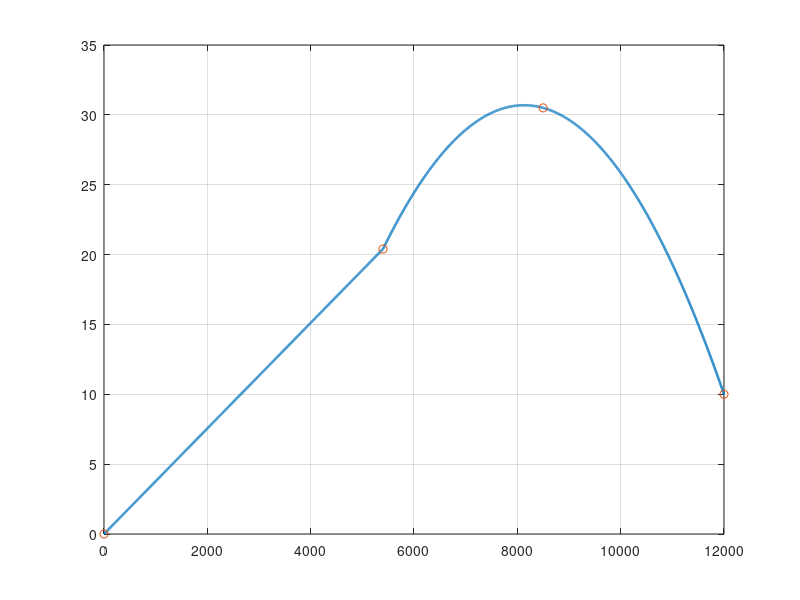

This chart was generated by the following MATLAB code: (Note: this script raises an error after producing the figure.)
function torque_fn = TorqueSpline(tq0, tqL, tqP, tqH)

if nargin < 4
    tq0 = 0;
    tqL = 20.4;
    tqP = 30.5;
    tqH = 10;
end

params.r0           = 0;          
params.tq0          = tq0;          
params.rL           = 5400;       % low→mid boundary RPM
params.tqL          = tqL;       % torque at rL
params.rPeak        = 8500;      % midrange peak RPM
params.tqPeak       = tqP;      % torque at midrange peak
params.rH           = 12000;      % high-end boundary RPM
params.tqH          = tqH;       % torque at rH
params.mid_linearity= 0.65;       % 0 = straight line mid, 1 = very bowed

[rFine_param, tqFine_param, eval_param] = make_torque_curve(params, [0, 12000]);

torque_fn = [rFine_param; tqFine_param];

figure;hold on; grid on; box on
plot(rFine_param, tqFine_param, '-', 'LineWidth',1.8, 'DisplayName','Param curve');
plot([params.r0, params.rL, params.rPeak, params.rH], ...
     [params.tq0, params.tqL, params.tqPeak, params.tqH], 'o', ...
     'DisplayName','Anchors');
xline(params.rL, '--', 'Low→Mid','HandleVisibility','off');
xline(params.rPeak, ':', 'Peak','HandleVisibility','off');
xline(params.rH, '--', 'High boundary','HandleVisibility','off');
xlabel('RPM'); ylabel('Torque');
title('Parametrized Torque Curve (3 segments)');
legend('Location','best');


function [rFine, tqFine, eval_fn] = make_torque_curve(p, rRange)
    assert(p.r0 <= p.rL && p.rL < p.rPeak && p.rPeak <= p.rH, ...
        'Must satisfy r0 ≤ rL < rPeak ≤ rH');

    N = max(2000, round((rRange(2)-rRange(1))/5));
    rFine = linspace(rRange(1), rRange(2), N).';
    anchors = unique([p.r0; p.rL; p.rPeak; p.rH]);
    rFine = unique([rFine; anchors]);  

    isLow  = rFine <= p.rL;
    tqFine = zeros(size(rFine));
    tqFine(isLow) = lerp_line(rFine(isLow), p.r0, p.tq0, p.rL, p.tqL);

    cx = 0.5*(p.rL + p.rPeak);          
    line_mid_tq = 0.5*(p.tqL + p.tqPeak);
    bow = (p.tqPeak - p.tqL) * (0.65 * p.mid_linearity);
    cy  = line_mid_tq + bow;
   

    isBez  = rFine >  p.rL & rFine <= p.rH;
    x0 = p.rL;  y0 = p.tqL;
    x3 = p.rH;  y3 = p.tqH;          
    dx = x3 - x0;
    t  = (rFine(isBez) - x0) / max(dx, eps);
    t  = max(0, min(1, t));         
    
    t_p = (p.rPeak - x0) / max(dx, eps);
    t_p = max(0, min(1, t_p));
    
    alpha = max(0, min(1, p.mid_linearity));  


    x1 = x0 + dx/2;

    y1c = y0 + 0.5*(y3 - y0);

    b0 = (1-t_p)^2; b1 = 2*(1-t_p)*t_p; b2 = t_p^2;

    den = b1;
    if abs(den) < 1e-12, den = sign(den)*1e-12 + (den==0)*1e-12; end
    s   = (p.tqPeak - (b0*y0 + b1*y1c + b2*y3)) / den;
    y1  = y1c + s;

    B0 = (1-t).^2; B1 = 2*(1-t).*t; B2 = t.^2;
    tqFine(isBez) = B0*y0 + B1*y1 + B2*y3;



    isHigh = rFine > p.rH;
    if any(isHigh)
        tqFine(isHigh) = p.tqH;
    end
    
    tqFine(rFine==p.r0)    = p.tq0;
    tqFine(rFine==p.rL)    = p.tqL;
    tqFine(rFine==p.rPeak) = p.tqPeak;
    tqFine(rFine==p.rH)    = p.tqH;
        eval_fn = @(rpm) eval_param_curve(rpm, p, cx, cy);
end
    
function y = lerp_line(x, x0, y0, x1, y1)
    t = (x - x0) / max(x1 - x0, eps);
    y = y0 + t .* (y1 - y0);
end
    
function tq = eval_param_curve(rpm, p)
    r = rpm(:);
    tq = zeros(size(r));

    isLow = r <= p.rL;
    tq(isLow) = lerp_line(r(isLow), p.r0, p.tq0, p.rL, p.tqL);

    isBez = r > p.rL & r <= p.rH;
    if any(isBez)
        x0 = p.rL;  x3 = p.rH;  dx = x3 - x0;
        y0 = p.tqL; y3 = p.tqH;

        t_p = (p.rPeak - x0)/max(dx,eps);
        b0 = (1-t_p)^3; b1 = 3*(1-t_p)^2*t_p; b2 = 3*(1-t_p)*t_p^2; b3 = t_p^3;
        y1c = y0 + (y3 - y0)/3; y2c = y0 + 2*(y3 - y0)/3;
        lambda = 2*p.mid_linearity; if abs(3*(1-t_p)^2*t_p - lambda*3*(1-t_p)*t_p^2) < 1e-9, lambda = 1; end
        den = (b1 - lambda*b2); s = (p.tqPeak - (b0*y0 + b1*y1c + b2*y2c + b3*y3)) / den;
        y1 = y1c + s; y2 = y2c - lambda*s;

        t = (r(isBez) - x0) / max(dx,eps); t = max(0,min(1,t));
        B0 = (1-t).^3; B1 = 3*(1-t).^2 .* t; B2 = 3*(1-t) .* t.^2; B3 = t.^3;
        tq(isBez) = B0*y0 + B1*y1 + B2*y2 + B3*y3;
    end

    isHigh = r > p.rH;
    if any(isHigh)
        tq(isHigh) = lerp_line(r(isHigh), p.rH, p.tqH, p.rH + 2000, p.tqH);
    end
end

end
